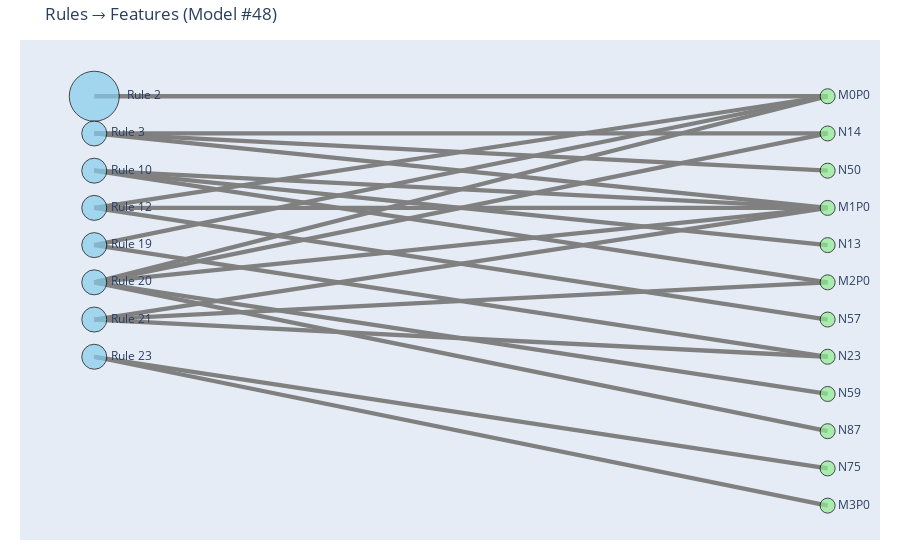

Write notebook code for a chart like this one.
### Code cell
heros.get_rule_set_network_datapoint(target_testing_instance, feature_names, best_model_index)

### Figure 1 — Plotly figure (JSON) as saved in the notebook; plotly's stock layout.template omitted (floating-point values rounded to 4 significant figures)
{"data": [{"hoverinfo": "none", "line": {"color": "gray", "width": 4.285}, "mode": "lines", "type": "scatter", "x": [0, 1, null, 0, 1, null, 0, 1, null, 0, 1, null, 0, 1, null, 0, 1, null, 0, 1, null, 0, 1, null, 0, 1, null, 0, 1, null, 0, 1, null, 0, 1, null, 0, 1, null, 0, 1, null, 0, 1, null, 0, 1, null, 0, 1, null, 0, 1, null, 0, 1, null, 0, 1, null, 0, 1, null, 0, 1, null], "y": [0, 0, null, -1, -1, null, -1, -2, null, -1, -3, null, -2, -4, null, -2, -3, null, -2, -5, null, -3, -6, null, -3, 0, null, -3, -3, null, -4, -7, null, -4, 0, null, -5, -1, null, -5, -8, null, -5, -9, null, -5, 0, null, -5, -3, null, -6, -7, null, -6, -3, null, -6, -5, null, -7, -10, null, -7, -11, null]}, {"hoverinfo": "text", "hovertext": ["Rule 2<br>Accuracy: 0.71<br>Num: 6", "M0P0 = 1.00", "Rule 3<br>Accuracy: 0.71<br>Num: 1", "N14 = 0.00", "N50 = 0.00", "M1P0 = 1.00", "Rule 10<br>Accuracy: 0.94<br>Num: 1", "N13 = 0.00", "M2P0 = 1.00", "Rule 12<br>Accuracy: 0.96<br>Num: 1", "N57 = 1.00", "Rule 19<br>Accuracy: 0.72<br>Num: 1", "N23 = 0.00", "Rule 20<br>Accuracy: 0.96<br>Num: 1", "N59 = 0.00", "N87 = 0.00", "Rule 21<br>Accuracy: 0.94<br>Num: 1", "Rule 23<br>Accuracy: 0.64<br>Num: 1", "N75 = 0.00", "M3P0 = 0.00"], "marker": {"color": ["skyblue", "lightgreen", "skyblue", "lightgreen", "lightgreen", "lightgreen", "skyblue", "lightgreen", "lightgreen", "skyblue", "lightgreen", "skyblue", "lightgreen", "skyblue", "lightgreen", "lightgreen", "skyblue", "skyblue", "lightgreen", "lightgreen"], "line": {"color": "black", "width": 1}, "size": [50, 15, 25, 15, 15, 15, 25, 15, 15, 25, 15, 25, 15, 25, 15, 15, 25, 25, 15, 15]}, "mode": "markers+text", "text": ["Rule 2", "M0P0", "Rule 3", "N14", "N50", "M1P0", "Rule 10", "N13", "M2P0", "Rule 12", "N57", "Rule 19", "N23", "Rule 20", "N59", "N87", "Rule 21", "Rule 23", "N75", "M3P0"], "textposition": "middle right", "type": "scatter", "x": [0, 1, 0, 1, 1, 1, 0, 1, 1, 0, 1, 0, 1, 0, 1, 1, 0, 0, 1, 1], "y": [0, 0, -1, -1, -2, -3, -2, -4, -5, -3, -6, -4, -7, -5, -8, -9, -6, -7, -10, -11]}], "layout": {"margin": {"b": 20, "l": 20, "r": 20, "t": 40}, "showlegend": false, "title": {"text": "Rules → Features (Model #48)"}, "xaxis": {"showgrid": false, "showticklabels": false, "zeroline": false}, "yaxis": {"showgrid": false, "showticklabels": false, "zeroline": false}}}
